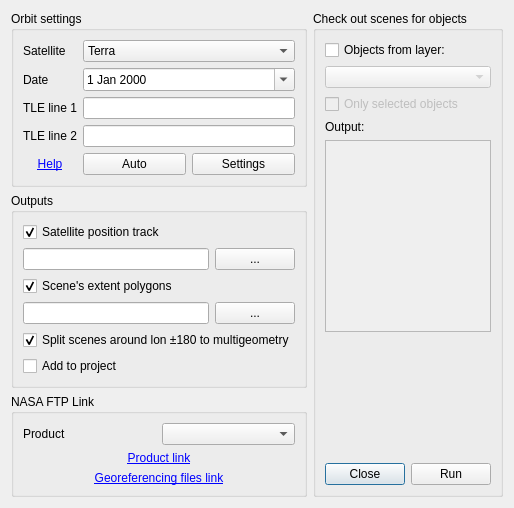
<?xml version="1.0" encoding="UTF-8"?>
<ui version="4.0">
 <class>Dialog</class>
 <widget class="QDialog" name="Dialog">
  <property name="geometry">
   <rect>
    <x>0</x>
    <y>0</y>
    <width>468</width>
    <height>460</height>
   </rect>
  </property>
  <property name="windowTitle">
   <string>MODIS Track L1L2</string>
  </property>
  <property name="windowIcon">
   <iconset resource="../resources.qrc">
    <normaloff>:/plugins/modisTrackL1L2/icon.png</normaloff>:/plugins/modisTrackL1L2/icon.png</iconset>
  </property>
  <layout class="QGridLayout" name="gridLayout_5">
   <item row="0" column="1" rowspan="3">
    <widget class="QGroupBox" name="objectsGroupBox">
     <property name="title">
      <string>Check out scenes for objects</string>
     </property>
     <layout class="QGridLayout" name="gridLayout_3">
      <item row="0" column="0">
       <widget class="QCheckBox" name="checkoutForObjectsCheckBox">
        <property name="text">
         <string>Objects from layer:</string>
        </property>
       </widget>
      </item>
      <item row="5" column="0">
       <spacer name="verticalSpacer">
        <property name="orientation">
         <enum>Qt::Vertical</enum>
        </property>
        <property name="sizeHint" stdset="0">
         <size>
          <width>20</width>
          <height>40</height>
         </size>
        </property>
       </spacer>
      </item>
      <item row="1" column="0">
       <widget class="QComboBox" name="layersComboBox">
        <property name="enabled">
         <bool>false</bool>
        </property>
       </widget>
      </item>
      <item row="4" column="0">
       <widget class="QTextBrowser" name="checkoutTextBox">
        <property name="enabled">
         <bool>false</bool>
        </property>
        <property name="html">
         <string>&lt;!DOCTYPE HTML PUBLIC &quot;-//W3C//DTD HTML 4.0//EN&quot; &quot;http://www.w3.org/TR/REC-html40/strict.dtd&quot;&gt;
&lt;html&gt;&lt;head&gt;&lt;meta name=&quot;qrichtext&quot; content=&quot;1&quot; /&gt;&lt;style type=&quot;text/css&quot;&gt;
p, li { white-space: pre-wrap; }
&lt;/style&gt;&lt;/head&gt;&lt;body style=&quot; font-family:'MS Shell Dlg 2'; font-size:8.25pt; font-weight:400; font-style:normal;&quot;&gt;
&lt;p style=&quot;-qt-paragraph-type:empty; margin-top:0px; margin-bottom:0px; margin-left:0px; margin-right:0px; -qt-block-indent:0; text-indent:0px; font-size:8pt;&quot;&gt;&lt;br /&gt;&lt;/p&gt;&lt;/body&gt;&lt;/html&gt;</string>
        </property>
       </widget>
      </item>
      <item row="2" column="0">
       <widget class="QCheckBox" name="onlySelectedCheckBox">
        <property name="enabled">
         <bool>false</bool>
        </property>
        <property name="text">
         <string>Only selected objects</string>
        </property>
       </widget>
      </item>
      <item row="6" column="0">
       <layout class="QHBoxLayout" name="horizontalLayout_2">
        <item>
         <widget class="QPushButton" name="closeButton">
          <property name="text">
           <string>Close</string>
          </property>
         </widget>
        </item>
        <item>
         <widget class="QPushButton" name="runButton">
          <property name="text">
           <string>Run</string>
          </property>
         </widget>
        </item>
       </layout>
      </item>
      <item row="3" column="0">
       <widget class="QLabel" name="label_5">
        <property name="text">
         <string>Output:</string>
        </property>
       </widget>
      </item>
     </layout>
    </widget>
   </item>
   <item row="0" column="0">
    <widget class="QGroupBox" name="orbitGroupBox">
     <property name="title">
      <string>Orbit settings</string>
     </property>
     <layout class="QGridLayout" name="gridLayout">
      <item row="2" column="0">
       <widget class="QLabel" name="label_2">
        <property name="text">
         <string>TLE line 1</string>
        </property>
       </widget>
      </item>
      <item row="1" column="0">
       <widget class="QLabel" name="label">
        <property name="text">
         <string>Date</string>
        </property>
       </widget>
      </item>
      <item row="1" column="1">
       <widget class="QDateEdit" name="orbitDate">
        <property name="calendarPopup">
         <bool>true</bool>
        </property>
       </widget>
      </item>
      <item row="3" column="0">
       <widget class="QLabel" name="label_3">
        <property name="text">
         <string>TLE line 2</string>
        </property>
       </widget>
      </item>
      <item row="3" column="1">
       <widget class="QLineEdit" name="TLELine2"/>
      </item>
      <item row="4" column="0">
       <widget class="QLabel" name="HelpLabel">
        <property name="text">
         <string>&lt;a href=&quot;ekazakov.info&quot;&gt;Help&lt;/a&gt;</string>
        </property>
        <property name="alignment">
         <set>Qt::AlignCenter</set>
        </property>
        <property name="openExternalLinks">
         <bool>true</bool>
        </property>
       </widget>
      </item>
      <item row="2" column="1">
       <widget class="QLineEdit" name="TLELine1"/>
      </item>
      <item row="4" column="1">
       <layout class="QHBoxLayout" name="horizontalLayout">
        <item>
         <widget class="QPushButton" name="autoTLEButton">
          <property name="text">
           <string>Auto</string>
          </property>
         </widget>
        </item>
        <item>
         <widget class="QPushButton" name="TLESettingsButton">
          <property name="text">
           <string>Settings</string>
          </property>
         </widget>
        </item>
       </layout>
      </item>
      <item row="0" column="0">
       <widget class="QLabel" name="label_4">
        <property name="text">
         <string>Satellite</string>
        </property>
       </widget>
      </item>
      <item row="0" column="1">
       <widget class="QComboBox" name="satelliteComboBox">
        <item>
         <property name="text">
          <string>Terra</string>
         </property>
        </item>
        <item>
         <property name="text">
          <string>Aqua</string>
         </property>
        </item>
       </widget>
      </item>
     </layout>
    </widget>
   </item>
   <item row="1" column="0">
    <widget class="QGroupBox" name="outputsGroupBox">
     <property name="title">
      <string>Outputs</string>
     </property>
     <layout class="QGridLayout" name="gridLayout_2">
      <item row="5" column="0">
       <widget class="QCheckBox" name="addOutputsToProjectCheckBox">
        <property name="text">
         <string>Add to project</string>
        </property>
       </widget>
      </item>
      <item row="3" column="0">
       <widget class="QLineEdit" name="extentPolygonsOutputLine">
        <property name="readOnly">
         <bool>true</bool>
        </property>
       </widget>
      </item>
      <item row="3" column="1">
       <widget class="QPushButton" name="extentPolygonsOutputBrowseButton">
        <property name="text">
         <string>...</string>
        </property>
       </widget>
      </item>
      <item row="0" column="0">
       <widget class="QCheckBox" name="satellitePositionOutputCheckBox">
        <property name="text">
         <string>Satellite position track</string>
        </property>
        <property name="checked">
         <bool>true</bool>
        </property>
       </widget>
      </item>
      <item row="1" column="0">
       <widget class="QLineEdit" name="satellitePositionOutputLine">
        <property name="readOnly">
         <bool>true</bool>
        </property>
       </widget>
      </item>
      <item row="1" column="1">
       <widget class="QPushButton" name="satellitePositionOutputBrowseButton">
        <property name="text">
         <string>...</string>
        </property>
       </widget>
      </item>
      <item row="2" column="0">
       <widget class="QCheckBox" name="extentPolygonsOutputCheckBox">
        <property name="text">
         <string>Scene's extent polygons</string>
        </property>
        <property name="checked">
         <bool>true</bool>
        </property>
       </widget>
      </item>
      <item row="4" column="0" colspan="2">
       <widget class="QCheckBox" name="splitToMultuGeomCheckBox">
        <property name="text">
         <string>Split scenes around lon ±180 to multigeometry</string>
        </property>
        <property name="checked">
         <bool>true</bool>
        </property>
       </widget>
      </item>
     </layout>
    </widget>
   </item>
   <item row="2" column="0">
    <widget class="QGroupBox" name="ftpGroupBox">
     <property name="title">
      <string>NASA FTP Link</string>
     </property>
     <layout class="QGridLayout" name="gridLayout_4">
      <item row="0" column="1">
       <widget class="QComboBox" name="MODISProductComboBox"/>
      </item>
      <item row="2" column="0" colspan="2">
       <widget class="QLabel" name="MODISGeorefLinkLabel">
        <property name="text">
         <string>&lt;a href = &quot;...&quot;&gt;Georeferencing files link&lt;/a&gt;</string>
        </property>
        <property name="alignment">
         <set>Qt::AlignCenter</set>
        </property>
        <property name="openExternalLinks">
         <bool>true</bool>
        </property>
       </widget>
      </item>
      <item row="1" column="0" colspan="2">
       <widget class="QLabel" name="MODISProductLinkLabel">
        <property name="text">
         <string>&lt;a href = &quot;...&quot;&gt;Product link&lt;/a&gt;</string>
        </property>
        <property name="alignment">
         <set>Qt::AlignCenter</set>
        </property>
        <property name="openExternalLinks">
         <bool>true</bool>
        </property>
       </widget>
      </item>
      <item row="0" column="0">
       <widget class="QLabel" name="label_6">
        <property name="text">
         <string>Product</string>
        </property>
       </widget>
      </item>
     </layout>
    </widget>
   </item>
  </layout>
 </widget>
 <resources>
  <include location="../resources.qrc"/>
 </resources>
 <connections/>
</ui>
